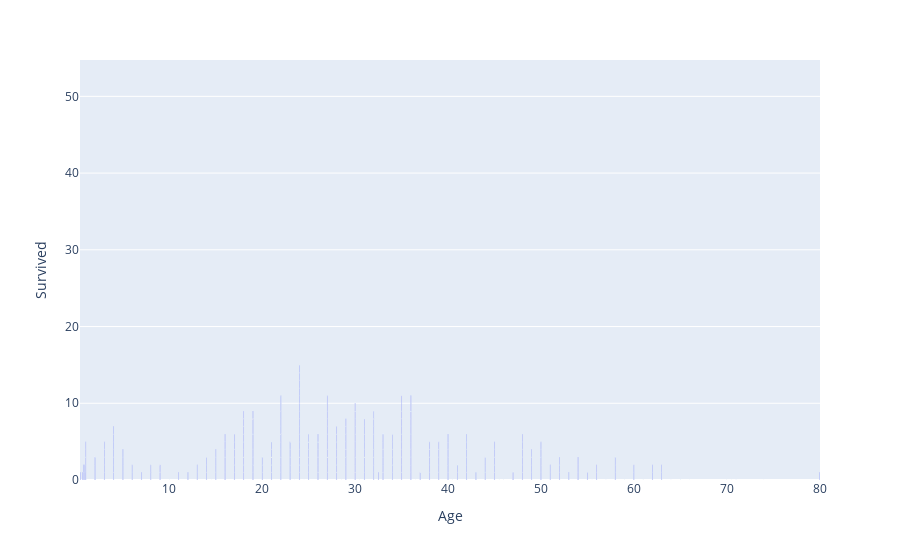

The notebook cell this image was saved under:
### Markdown cell above
## 2. How did age affect survival

When looking at the age of survived people, the results are kind of stretched all over the spectrum with a slight increase in survivability in the range from 18 to 36 years

### Code cell
#Plotly figure to display survival over age
fg = px.bar(train_data, x="Age", y="Survived",hover_name="Age")
fg.show()

### Figure 1 — Plotly figure (JSON) as saved in the notebook; plotly's stock layout.template omitted (floating-point values rounded to 4 significant figures; data arrays with more than 128 entries replaced by an {"elided": "..."} marker saying what was removed)
{"data": [{"alignmentgroup": "True", "hovertemplate": "<b>%{hovertext}</b><br><br>Age=%{x}<br>Survived=%{y}<extra></extra>", "hovertext": {"elided": "891 float values"}, "legendgroup": "", "marker": {"color": "#636efa", "pattern": {"shape": ""}}, "name": "", "offsetgroup": "", "orientation": "v", "showlegend": false, "textposition": "auto", "type": "bar", "x": {"elided": "891 float values"}, "xaxis": "x", "y": {"elided": "891 int values"}, "yaxis": "y"}], "layout": {"barmode": "relative", "legend": {"tracegroupgap": 0}, "margin": {"t": 60}, "xaxis": {"anchor": "y", "domain": [0, 1], "title": {"text": "Age"}}, "yaxis": {"anchor": "x", "domain": [0, 1], "title": {"text": "Survived"}}}}
